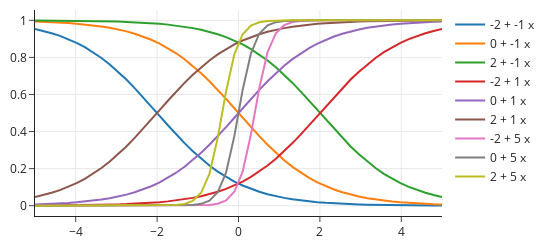

Notebook source saved alongside this figure:
### Markdown cell above
To help build your intuition, the following plot shows the shape of the logistic function as we vary $\theta_0$ and $\theta_1$

### Code cell
fig = go.Figure()
for theta1 in [-1,1, 5]:
    for theta0 in [-2, 0, 2]:
        fig.add_trace(go.Scatter(name=f"{theta0} + {theta1} x", 
                                 x=t, y=logistic(theta0 + theta1*t)))
        
fig.update_layout(width=550, height=250)        
fig
